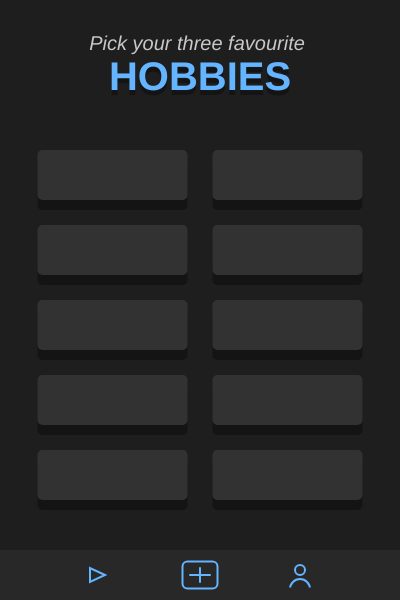
Frame 1 (no input)
Frame 60 (no input): identical to frame 1, image omitted
Frame 120 (the mouse pressed at the canvas centre since frame 60): identical to frame 1, image omitted

The p5.js sketch that drew this single still picture (run headless with seeded random() and noise() and a simulated clock; from frame 60 on, the mouse is pressed at the canvas centre):

// p5.js sketch
// ── sketch.js
let ui;

class UI {
  constructor() {
    this.isAccount = false;

    this.loginPage = false;
    this.hobbiesPage = true
    this.postsPage = false;
    if (this.isAccount) {
      this.loginPage = false;
      this.postsPage = true;
    }
    this.messagingPage = false;
    this.makePostsPage = false;
    this.accountPage = false;

    this.typing = 0;

    this.username = "";
    this.pet = "";
    this.age = "";
  }

  update() {
    if (this.loginPage) {
      this.runLogPage();
    }
    
    if (this.hobbiesPage) {
      this.runHobbiesPage();
    }

    if (this.postsPage) {
      this.runPostsPage();
    }

    this.runBottomMenu();
  }

  runBottomMenu() {
    rectMode(CENTER);
    noStroke();
    fill(40);
    rect(200, 575, 400, 50);

    stroke(100, 180, 255);
    strokeWeight(2);

    if (mouseX > 180 && mouseX < 220 && mouseY > 560 && mouseY < 590) {
      stroke(230, 240, 255);
      strokeWeight(2);
    } else {
      stroke(100, 180, 255);
      strokeWeight(2);
    }
    rect(200, 575, 35, 27, 5);
    line(200, 568, 200, 582);
    line(190, 575, 210, 575);

    if (dist(mouseX, mouseY, 300, 575) < 15) {
      stroke(230, 240, 255);
      strokeWeight(2);
    } else {
      stroke(100, 180, 255);
      strokeWeight(2);
    }

    ellipse(300, 570, 10, 10);
    ellipse(300, 589, 20, 20);

    noStroke();
    rect(300, 595, 30, 15);

    if (dist(mouseX, mouseY, 100, 575) < 15) {
      stroke(230, 240, 255);
      strokeWeight(2);
    } else {
      stroke(100, 180, 255);
      strokeWeight(2);
    }

    triangle(105, 575, 90, 568, 90, 582);
  }

  runLogPage() {
    rectMode(CENTER);
    textAlign(CENTER);
    background(30);

    noStroke();
    fill(200);
    textStyle(NORMAL);
    textSize(15);
    text("Name", 200, 130);

    noFill();
    stroke(150);
    if (mouseX > 100 && mouseX < 300 && mouseY > 135 && mouseY < 165) {
      fill(50);
    }
    if (this.typing == 1) {
      stroke(190, 210, 220);
      fill(50);
    }
    rect(200, 150, 200, 25, 5);

    noStroke();
    fill(255);
    if (this.username != null) text(this.username, 200, 155);

    textStyle(NORMAL);
    textSize(15);
    text("Pet Animal", 200, 230);

    noFill();
    stroke(150);
    if (mouseX > 100 && mouseX < 300 && mouseY > 235 && mouseY < 265) {
      fill(50);
    }
    if (this.typing == 2) {
      stroke(190, 210, 220);
      fill(50);
    }
    rect(200, 250, 200, 25, 5);

    noStroke();
    fill(255);
    if (this.pet != null) text(this.pet, 200, 255);

    noStroke();
    fill(200);
    textStyle(NORMAL);
    textSize(15);
    text("Age", 200, 330);

    noFill();
    stroke(150);
    if (mouseX > 100 && mouseX < 300 && mouseY > 335 && mouseY < 365) {
      fill(50);
    }
    if (this.typing == 3) {
      stroke(190, 210, 220);
      fill(50);
    }
    rect(200, 350, 200, 25, 5);

    noStroke();
    fill(255);
    if (this.age != null) text(this.age, 200, 355);

    if (mouseX > 100 && mouseX < 300 && mouseY > 430 && mouseY < 470) {
      if (
        mouseIsPressed == true &&
        this.username != "" &&
        this.pet != "" &&
        this.age != ""
      ) {
        this.postsPage = true;
        this.loginPage = false;
      }

      if (this.username == "" || this.pet == "" || this.age == "") {
        noFill();
        stroke(200, 150, 150);
        rect(200, 450, 204, 44, 5);
        fill(200, 100, 100);
      } else {
        noFill();
        stroke(100, 255, 100);
        rect(200, 450, 204, 44, 5);
        fill(200);
      }
    } else {
      fill(100, 180, 255);
      noStroke();
      rect(200, 450, 200, 40, 5);
      fill(30, 25, 40);
    }

    noStroke();
    textStyle(BOLDITALIC);
    textSize(20);
    text("Create Account", 200, 456);
  }

  addToKey(k) {
    if (this.typing == 1 && textWidth(this.username) < 275) this.username += k;
    if (this.typing == 2 && textWidth(this.pet) < 275) this.pet += k;
    if (this.typing == 3 && textWidth(this.age) < 20 && key >= 0 && key <= 9)
      this.age += k;
  }

  backspace() {
    if (this.typing == 1) {
      this.username = this.username.substr(0, this.username.length - 1);
    }

    if (this.typing == 2) {
      this.pet = this.pet.substr(0, this.pet.length - 1);
    }

    if (this.typing == 3) {
      this.age = this.age.substr(0, this.age.length - 1);
    }
  }
  
  runHobbiesPage()
  {
    background(30)
    
    textAlign(CENTER)
    textStyle(ITALIC)
    noStroke()
    fill(200)
    textSize(20)
    text("Pick your three favourite", 197, 50)
    
    
    fill(20)
    textSize(40)
    textStyle(BOLD)
    text("HOBBIES", 200, 95)
    fill(100, 180, 255)
    text("HOBBIES", 200, 90)
    
    
    for (let i = 0; i < 2; i++)
      {
        for (let j = 0; j < 5; j++)
          {
            rectMode(CORNER)
            noStroke()
            fill(20)
            rect(i*175+37.5, j * 75 + 160, 150, 50, 5)
            fill(50)
            rect(i*175+37.5, j * 75 + 150, 150, 50, 5)
          }
      }
  }

  runPostsPage() {
    background(30);
  }

  mouseRelease() {
    if (this.loginPage) {
      if (mouseX > 100 && mouseX < 300 && mouseY > 135 && mouseY < 165) {
        this.typing = 1;
        return;
      }
      if (mouseX > 100 && mouseX < 300 && mouseY > 235 && mouseY < 265) {
        this.typing = 2;
        return;
      }
      if (mouseX > 100 && mouseX < 300 && mouseY > 335 && mouseY < 365) {
        this.typing = 3;
        return;
      }

      this.typing = 0;
    }

    //rect(200, 150, 200, 25, 5);
    //rect(200, 250, 200, 25, 5);
    //rect(200, 350, 200, 25, 5);
  }
}

function setup() {
  createCanvas(400, 600);
  
  ui = new UI();
}

function draw() {
  background(220);

  ui.update();
}

function keyTyped() {
  if (key != "Enter") ui.addToKey(key);
}

function keyPressed() {
  if (keyCode == BACKSPACE) {
    ui.backspace();
  }
}

function mouseReleased() {
  ui.mouseRelease();
}
